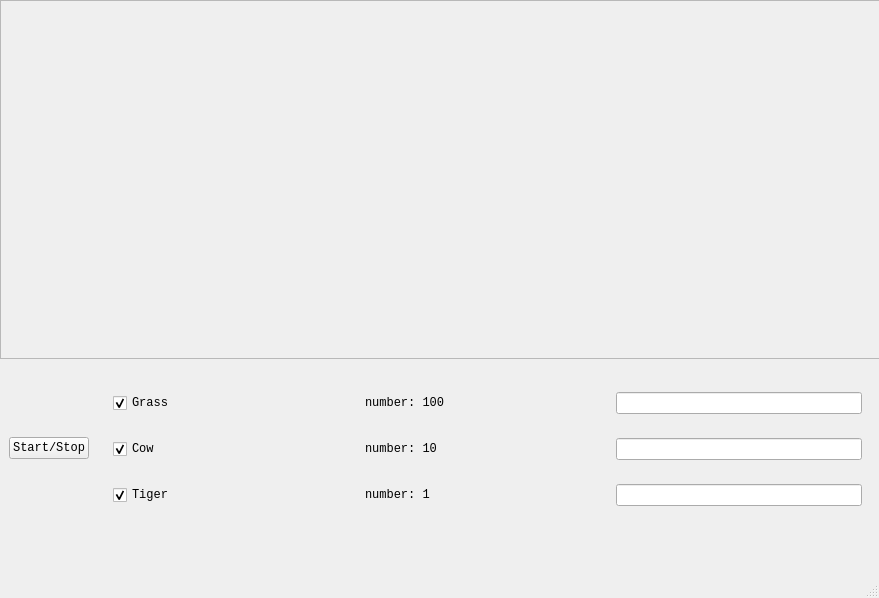
<?xml version="1.0" encoding="UTF-8"?>
<ui version="4.0">
 <class>MainWindow</class>
 <widget class="QMainWindow" name="MainWindow">
  <property name="geometry">
   <rect>
    <x>0</x>
    <y>0</y>
    <width>879</width>
    <height>598</height>
   </rect>
  </property>
  <property name="windowTitle">
   <string>MainWindow</string>
  </property>
  <widget class="QWidget" name="centralwidget">
   <widget class="QWidget" name="verticalWidget" native="true">
    <property name="geometry">
     <rect>
      <x>0</x>
      <y>0</y>
      <width>881</width>
      <height>581</height>
     </rect>
    </property>
    <layout class="QVBoxLayout" name="verticalLayout">
     <property name="bottomMargin">
      <number>50</number>
     </property>
     <item>
      <widget class="QScrollArea" name="scrollArea">
       <property name="sizePolicy">
        <sizepolicy hsizetype="Expanding" vsizetype="Preferred">
         <horstretch>0</horstretch>
         <verstretch>0</verstretch>
        </sizepolicy>
       </property>
       <property name="widgetResizable">
        <bool>true</bool>
       </property>
       <widget class="QWidget" name="scrollAreaWidgetContents">
        <property name="geometry">
         <rect>
          <x>0</x>
          <y>0</y>
          <width>877</width>
          <height>410</height>
         </rect>
        </property>
       </widget>
      </widget>
     </item>
     <item>
      <widget class="QWidget" name="horizontalWidge_main" native="true">
       <property name="sizePolicy">
        <sizepolicy hsizetype="Preferred" vsizetype="Maximum">
         <horstretch>0</horstretch>
         <verstretch>0</verstretch>
        </sizepolicy>
       </property>
       <property name="minimumSize">
        <size>
         <width>0</width>
         <height>100</height>
        </size>
       </property>
       <layout class="QHBoxLayout" name="horizontalLayout">
        <property name="sizeConstraint">
         <enum>QLayout::SetDefaultConstraint</enum>
        </property>
        <property name="rightMargin">
         <number>1</number>
        </property>
        <item>
         <widget class="QPushButton" name="startButton">
          <property name="sizePolicy">
           <sizepolicy hsizetype="Maximum" vsizetype="Maximum">
            <horstretch>0</horstretch>
            <verstretch>0</verstretch>
           </sizepolicy>
          </property>
          <property name="font">
           <font>
            <family>Consolas</family>
           </font>
          </property>
          <property name="text">
           <string>Start/Stop</string>
          </property>
         </widget>
        </item>
        <item>
         <widget class="QWidget" name="verticalWidget2" native="true">
          <property name="sizePolicy">
           <sizepolicy hsizetype="Preferred" vsizetype="Maximum">
            <horstretch>0</horstretch>
            <verstretch>0</verstretch>
           </sizepolicy>
          </property>
          <layout class="QVBoxLayout" name="verticalLayout_2">
           <item>
            <widget class="grassUI" name="horizontalWidget_grass" native="true">
             <property name="sizePolicy">
              <sizepolicy hsizetype="Preferred" vsizetype="Minimum">
               <horstretch>0</horstretch>
               <verstretch>0</verstretch>
              </sizepolicy>
             </property>
             <layout class="QHBoxLayout" name="horizontalLayout_grass">
              <item>
               <widget class="QCheckBox" name="checkBox_grass">
                <property name="font">
                 <font>
                  <family>Consolas</family>
                 </font>
                </property>
                <property name="text">
                 <string>Grass</string>
                </property>
                <property name="checked">
                 <bool>true</bool>
                </property>
               </widget>
              </item>
              <item>
               <widget class="QLabel" name="label_grass">
                <property name="font">
                 <font>
                  <family>Consolas</family>
                 </font>
                </property>
                <property name="text">
                 <string>number: 100</string>
                </property>
               </widget>
              </item>
              <item>
               <widget class="QLineEdit" name="lineEdit_grass">
                <property name="sizePolicy">
                 <sizepolicy hsizetype="Preferred" vsizetype="Fixed">
                  <horstretch>0</horstretch>
                  <verstretch>0</verstretch>
                 </sizepolicy>
                </property>
                <property name="clearButtonEnabled">
                 <bool>false</bool>
                </property>
               </widget>
              </item>
             </layout>
            </widget>
           </item>
           <item>
            <widget class="cowUI" name="horizontalWidget_cow" native="true">
             <layout class="QHBoxLayout" name="horizontalLayout_cow">
              <item>
               <widget class="QCheckBox" name="checkBox_cow">
                <property name="font">
                 <font>
                  <family>Consolas</family>
                 </font>
                </property>
                <property name="text">
                 <string>Cow</string>
                </property>
                <property name="checked">
                 <bool>true</bool>
                </property>
               </widget>
              </item>
              <item>
               <widget class="QLabel" name="label_cow">
                <property name="font">
                 <font>
                  <family>Consolas</family>
                 </font>
                </property>
                <property name="text">
                 <string>number: 10</string>
                </property>
               </widget>
              </item>
              <item>
               <widget class="QLineEdit" name="lineEdit_cow">
                <property name="sizePolicy">
                 <sizepolicy hsizetype="Preferred" vsizetype="Fixed">
                  <horstretch>0</horstretch>
                  <verstretch>0</verstretch>
                 </sizepolicy>
                </property>
               </widget>
              </item>
             </layout>
            </widget>
           </item>
           <item>
            <widget class="tigerUI" name="horizontalWidget_tiger" native="true">
             <layout class="QHBoxLayout" name="horizontalLayout_tiger">
              <property name="bottomMargin">
               <number>7</number>
              </property>
              <item>
               <widget class="QCheckBox" name="checkBox_tiger">
                <property name="font">
                 <font>
                  <family>Consolas</family>
                 </font>
                </property>
                <property name="text">
                 <string>Tiger</string>
                </property>
                <property name="checked">
                 <bool>true</bool>
                </property>
               </widget>
              </item>
              <item>
               <widget class="QLabel" name="label_tiger">
                <property name="font">
                 <font>
                  <family>Consolas</family>
                 </font>
                </property>
                <property name="text">
                 <string>number: 1</string>
                </property>
               </widget>
              </item>
              <item>
               <widget class="QLineEdit" name="lineEdit_tiger">
                <property name="sizePolicy">
                 <sizepolicy hsizetype="Preferred" vsizetype="Fixed">
                  <horstretch>0</horstretch>
                  <verstretch>0</verstretch>
                 </sizepolicy>
                </property>
               </widget>
              </item>
             </layout>
            </widget>
           </item>
          </layout>
         </widget>
        </item>
       </layout>
      </widget>
     </item>
    </layout>
   </widget>
  </widget>
  <widget class="QMenuBar" name="menubar">
   <property name="geometry">
    <rect>
     <x>0</x>
     <y>0</y>
     <width>879</width>
     <height>20</height>
    </rect>
   </property>
  </widget>
  <widget class="QStatusBar" name="statusbar">
   <property name="sizePolicy">
    <sizepolicy hsizetype="Preferred" vsizetype="Fixed">
     <horstretch>0</horstretch>
     <verstretch>0</verstretch>
    </sizepolicy>
   </property>
  </widget>
 </widget>
 <customwidgets>
  <customwidget>
   <class>grassUI</class>
   <extends>QWidget</extends>
   <header location="global">grassUI.h</header>
   <container>1</container>
  </customwidget>
  <customwidget>
   <class>cowUI</class>
   <extends>QWidget</extends>
   <header location="global">cowUI.h</header>
   <container>1</container>
  </customwidget>
  <customwidget>
   <class>tigerUI</class>
   <extends>QWidget</extends>
   <header location="global">tigerUI.h</header>
   <container>1</container>
  </customwidget>
 </customwidgets>
 <resources/>
 <connections/>
</ui>
